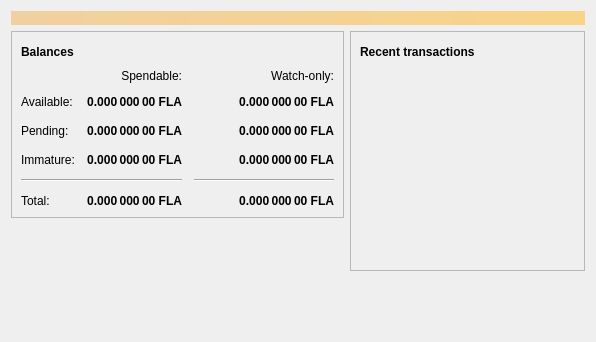
<?xml version="1.0" encoding="UTF-8"?>
<ui version="4.0">
 <class>OverviewPage</class>
 <widget class="QWidget" name="OverviewPage">
  <property name="geometry">
   <rect>
    <x>0</x>
    <y>0</y>
    <width>596</width>
    <height>342</height>
   </rect>
  </property>
  <property name="windowTitle">
   <string>Form</string>
  </property>
  <layout class="QVBoxLayout" name="topLayout">
   <item>
    <widget class="QLabel" name="labelAlerts">
     <property name="visible">
      <bool>false</bool>
     </property>
     <property name="styleSheet">
      <string notr="true">QLabel { background-color: qlineargradient(x1: 0, y1: 0, x2: 1, y2: 0, stop:0 #F0D0A0, stop:1 #F8D488); color:#000000; }</string>
     </property>
     <property name="wordWrap">
      <bool>true</bool>
     </property>
     <property name="margin">
      <number>3</number>
     </property>
     <property name="textInteractionFlags">
      <set>Qt::TextSelectableByMouse</set>
     </property>
    </widget>
   </item>
   <item>
    <layout class="QHBoxLayout" name="horizontalLayout" stretch="1,1">
     <item>
      <layout class="QVBoxLayout" name="verticalLayout_2">
       <item>
        <widget class="QFrame" name="frame">
         <property name="frameShape">
          <enum>QFrame::StyledPanel</enum>
         </property>
         <property name="frameShadow">
          <enum>QFrame::Raised</enum>
         </property>
         <layout class="QVBoxLayout" name="verticalLayout_4">
          <item>
           <layout class="QHBoxLayout" name="horizontalLayout_4">
            <item>
             <widget class="QLabel" name="label_5">
              <property name="font">
               <font>
                <weight>75</weight>
                <bold>true</bold>
               </font>
              </property>
              <property name="text">
               <string>Balances</string>
              </property>
             </widget>
            </item>
            <item>
             <widget class="QPushButton" name="labelWalletStatus">
              <property name="enabled">
               <bool>true</bool>
              </property>
              <property name="maximumSize">
               <size>
                <width>30</width>
                <height>16777215</height>
               </size>
              </property>
              <property name="toolTip">
               <string>The displayed information may be out of date. Your wallet automatically synchronizes with the FlaCoin network after a connection is established, but this process has not completed yet.</string>
              </property>
              <property name="text">
               <string/>
              </property>
              <property name="icon">
               <iconset resource="../bitcoin.qrc">
                <normaloff>:/icons/warning</normaloff>
                <disabledoff>:/icons/warning</disabledoff>:/icons/warning</iconset>
              </property>
              <property name="iconSize">
               <size>
                <width>24</width>
                <height>24</height>
               </size>
              </property>
              <property name="flat">
               <bool>true</bool>
              </property>
             </widget>
            </item>
            <item>
             <spacer name="horizontalSpacer_3">
              <property name="orientation">
               <enum>Qt::Horizontal</enum>
              </property>
              <property name="sizeHint" stdset="0">
               <size>
                <width>40</width>
                <height>20</height>
               </size>
              </property>
             </spacer>
            </item>
           </layout>
          </item>
          <item>
           <layout class="QGridLayout" name="gridLayout">
            <property name="spacing">
             <number>12</number>
            </property>
            <item row="2" column="2">
             <widget class="QLabel" name="labelWatchPending">
              <property name="font">
               <font>
                <weight>75</weight>
                <bold>true</bold>
               </font>
              </property>
              <property name="cursor">
               <cursorShape>IBeamCursor</cursorShape>
              </property>
              <property name="toolTip">
               <string>Unconfirmed transactions to watch-only addresses</string>
              </property>
              <property name="text">
               <string notr="true">0.000 000 00 FLA</string>
              </property>
              <property name="alignment">
               <set>Qt::AlignRight|Qt::AlignTrailing|Qt::AlignVCenter</set>
              </property>
              <property name="textInteractionFlags">
               <set>Qt::LinksAccessibleByMouse|Qt::TextSelectableByKeyboard|Qt::TextSelectableByMouse</set>
              </property>
             </widget>
            </item>
            <item row="2" column="1">
             <widget class="QLabel" name="labelUnconfirmed">
              <property name="font">
               <font>
                <weight>75</weight>
                <bold>true</bold>
               </font>
              </property>
              <property name="cursor">
               <cursorShape>IBeamCursor</cursorShape>
              </property>
              <property name="toolTip">
               <string>Total of transactions that have yet to be confirmed, and do not yet count toward the spendable balance</string>
              </property>
              <property name="text">
               <string notr="true">0.000 000 00 FLA</string>
              </property>
              <property name="alignment">
               <set>Qt::AlignRight|Qt::AlignTrailing|Qt::AlignVCenter</set>
              </property>
              <property name="textInteractionFlags">
               <set>Qt::LinksAccessibleByMouse|Qt::TextSelectableByKeyboard|Qt::TextSelectableByMouse</set>
              </property>
             </widget>
            </item>
            <item row="3" column="2">
             <widget class="QLabel" name="labelWatchImmature">
              <property name="font">
               <font>
                <weight>75</weight>
                <bold>true</bold>
               </font>
              </property>
              <property name="cursor">
               <cursorShape>IBeamCursor</cursorShape>
              </property>
              <property name="toolTip">
               <string>Mined balance in watch-only addresses that has not yet matured</string>
              </property>
              <property name="text">
               <string notr="true">0.000 000 00 FLA</string>
              </property>
              <property name="alignment">
               <set>Qt::AlignRight|Qt::AlignTrailing|Qt::AlignVCenter</set>
              </property>
              <property name="textInteractionFlags">
               <set>Qt::LinksAccessibleByMouse|Qt::TextSelectableByKeyboard|Qt::TextSelectableByMouse</set>
              </property>
             </widget>
            </item>
            <item row="4" column="0" colspan="2">
             <widget class="Line" name="line">
              <property name="orientation">
               <enum>Qt::Horizontal</enum>
              </property>
             </widget>
            </item>
            <item row="4" column="2">
             <widget class="Line" name="lineWatchBalance">
              <property name="sizePolicy">
               <sizepolicy hsizetype="Preferred" vsizetype="Fixed">
                <horstretch>0</horstretch>
                <verstretch>0</verstretch>
               </sizepolicy>
              </property>
              <property name="minimumSize">
               <size>
                <width>140</width>
                <height>0</height>
               </size>
              </property>
              <property name="orientation">
               <enum>Qt::Horizontal</enum>
              </property>
             </widget>
            </item>
            <item row="5" column="0">
             <widget class="QLabel" name="labelTotalText">
              <property name="text">
               <string>Total:</string>
              </property>
             </widget>
            </item>
            <item row="3" column="1">
             <widget class="QLabel" name="labelImmature">
              <property name="font">
               <font>
                <weight>75</weight>
                <bold>true</bold>
               </font>
              </property>
              <property name="cursor">
               <cursorShape>IBeamCursor</cursorShape>
              </property>
              <property name="toolTip">
               <string>Mined balance that has not yet matured</string>
              </property>
              <property name="text">
               <string notr="true">0.000 000 00 FLA</string>
              </property>
              <property name="alignment">
               <set>Qt::AlignRight|Qt::AlignTrailing|Qt::AlignVCenter</set>
              </property>
              <property name="textInteractionFlags">
               <set>Qt::LinksAccessibleByMouse|Qt::TextSelectableByKeyboard|Qt::TextSelectableByMouse</set>
              </property>
             </widget>
            </item>
            <item row="2" column="3">
             <spacer name="horizontalSpacer_2">
              <property name="orientation">
               <enum>Qt::Horizontal</enum>
              </property>
              <property name="sizeHint" stdset="0">
               <size>
                <width>40</width>
                <height>20</height>
               </size>
              </property>
             </spacer>
            </item>
            <item row="3" column="0">
             <widget class="QLabel" name="labelImmatureText">
              <property name="text">
               <string>Immature:</string>
              </property>
             </widget>
            </item>
            <item row="5" column="1">
             <widget class="QLabel" name="labelTotal">
              <property name="font">
               <font>
                <weight>75</weight>
                <bold>true</bold>
               </font>
              </property>
              <property name="cursor">
               <cursorShape>IBeamCursor</cursorShape>
              </property>
              <property name="toolTip">
               <string>Your current total balance</string>
              </property>
              <property name="text">
               <string notr="true">0.000 000 00 FLA</string>
              </property>
              <property name="alignment">
               <set>Qt::AlignRight|Qt::AlignTrailing|Qt::AlignVCenter</set>
              </property>
              <property name="textInteractionFlags">
               <set>Qt::LinksAccessibleByMouse|Qt::TextSelectableByKeyboard|Qt::TextSelectableByMouse</set>
              </property>
             </widget>
            </item>
            <item row="5" column="2">
             <widget class="QLabel" name="labelWatchTotal">
              <property name="font">
               <font>
                <weight>75</weight>
                <bold>true</bold>
               </font>
              </property>
              <property name="cursor">
               <cursorShape>IBeamCursor</cursorShape>
              </property>
              <property name="toolTip">
               <string>Current total balance in watch-only addresses</string>
              </property>
              <property name="text">
               <string notr="true">0.000 000 00 FLA</string>
              </property>
              <property name="alignment">
               <set>Qt::AlignRight|Qt::AlignTrailing|Qt::AlignVCenter</set>
              </property>
              <property name="textInteractionFlags">
               <set>Qt::LinksAccessibleByMouse|Qt::TextSelectableByKeyboard|Qt::TextSelectableByMouse</set>
              </property>
             </widget>
            </item>
            <item row="0" column="2">
             <widget class="QLabel" name="labelWatchonly">
              <property name="text">
               <string>Watch-only:</string>
              </property>
              <property name="alignment">
               <set>Qt::AlignRight|Qt::AlignTrailing|Qt::AlignVCenter</set>
              </property>
             </widget>
            </item>
            <item row="1" column="0">
             <widget class="QLabel" name="labelBalanceText">
              <property name="text">
               <string>Available:</string>
              </property>
             </widget>
            </item>
            <item row="1" column="1">
             <widget class="QLabel" name="labelBalance">
              <property name="font">
               <font>
                <weight>75</weight>
                <bold>true</bold>
               </font>
              </property>
              <property name="cursor">
               <cursorShape>IBeamCursor</cursorShape>
              </property>
              <property name="toolTip">
               <string>Your current spendable balance</string>
              </property>
              <property name="text">
               <string notr="true">0.000 000 00 FLA</string>
              </property>
              <property name="alignment">
               <set>Qt::AlignRight|Qt::AlignTrailing|Qt::AlignVCenter</set>
              </property>
              <property name="textInteractionFlags">
               <set>Qt::LinksAccessibleByMouse|Qt::TextSelectableByKeyboard|Qt::TextSelectableByMouse</set>
              </property>
             </widget>
            </item>
            <item row="1" column="2">
             <widget class="QLabel" name="labelWatchAvailable">
              <property name="font">
               <font>
                <weight>75</weight>
                <bold>true</bold>
               </font>
              </property>
              <property name="cursor">
               <cursorShape>IBeamCursor</cursorShape>
              </property>
              <property name="toolTip">
               <string>Your current balance in watch-only addresses</string>
              </property>
              <property name="text">
               <string notr="true">0.000 000 00 FLA</string>
              </property>
              <property name="alignment">
               <set>Qt::AlignRight|Qt::AlignTrailing|Qt::AlignVCenter</set>
              </property>
              <property name="textInteractionFlags">
               <set>Qt::LinksAccessibleByMouse|Qt::TextSelectableByKeyboard|Qt::TextSelectableByMouse</set>
              </property>
             </widget>
            </item>
            <item row="2" column="0">
             <widget class="QLabel" name="labelPendingText">
              <property name="text">
               <string>Pending:</string>
              </property>
             </widget>
            </item>
            <item row="0" column="1">
             <widget class="QLabel" name="labelSpendable">
              <property name="text">
               <string>Spendable:</string>
              </property>
              <property name="alignment">
               <set>Qt::AlignRight|Qt::AlignTrailing|Qt::AlignVCenter</set>
              </property>
             </widget>
            </item>
           </layout>
          </item>
         </layout>
        </widget>
       </item>
       <item>
        <spacer name="verticalSpacer">
         <property name="orientation">
          <enum>Qt::Vertical</enum>
         </property>
         <property name="sizeHint" stdset="0">
          <size>
           <width>20</width>
           <height>40</height>
          </size>
         </property>
        </spacer>
       </item>
      </layout>
     </item>
     <item>
      <layout class="QVBoxLayout" name="verticalLayout_3">
       <item>
        <widget class="QFrame" name="frame_2">
         <property name="frameShape">
          <enum>QFrame::StyledPanel</enum>
         </property>
         <property name="frameShadow">
          <enum>QFrame::Raised</enum>
         </property>
         <layout class="QVBoxLayout" name="verticalLayout">
          <item>
           <layout class="QHBoxLayout" name="horizontalLayout_2">
            <item>
             <widget class="QLabel" name="label_4">
              <property name="font">
               <font>
                <weight>75</weight>
                <bold>true</bold>
               </font>
              </property>
              <property name="text">
               <string>Recent transactions</string>
              </property>
             </widget>
            </item>
            <item>
             <widget class="QPushButton" name="labelTransactionsStatus">
              <property name="enabled">
               <bool>true</bool>
              </property>
              <property name="maximumSize">
               <size>
                <width>30</width>
                <height>16777215</height>
               </size>
              </property>
              <property name="toolTip">
               <string>The displayed information may be out of date. Your wallet automatically synchronizes with the FlaCoin network after a connection is established, but this process has not completed yet.</string>
              </property>
              <property name="text">
               <string/>
              </property>
              <property name="icon">
               <iconset resource="../bitcoin.qrc">
                <normaloff>:/icons/warning</normaloff>
                <disabledoff>:/icons/warning</disabledoff>:/icons/warning</iconset>
              </property>
              <property name="iconSize">
               <size>
                <width>24</width>
                <height>24</height>
               </size>
              </property>
              <property name="flat">
               <bool>true</bool>
              </property>
             </widget>
            </item>
            <item>
             <spacer name="horizontalSpacer">
              <property name="orientation">
               <enum>Qt::Horizontal</enum>
              </property>
              <property name="sizeHint" stdset="0">
               <size>
                <width>40</width>
                <height>20</height>
               </size>
              </property>
             </spacer>
            </item>
           </layout>
          </item>
          <item>
           <widget class="QListView" name="listTransactions">
            <property name="styleSheet">
             <string notr="true">QListView { background: transparent; }</string>
            </property>
            <property name="frameShape">
             <enum>QFrame::NoFrame</enum>
            </property>
            <property name="verticalScrollBarPolicy">
             <enum>Qt::ScrollBarAlwaysOff</enum>
            </property>
            <property name="horizontalScrollBarPolicy">
             <enum>Qt::ScrollBarAlwaysOff</enum>
            </property>
            <property name="selectionMode">
             <enum>QAbstractItemView::NoSelection</enum>
            </property>
           </widget>
          </item>
         </layout>
        </widget>
       </item>
       <item>
        <spacer name="verticalSpacer_2">
         <property name="orientation">
          <enum>Qt::Vertical</enum>
         </property>
         <property name="sizeHint" stdset="0">
          <size>
           <width>20</width>
           <height>40</height>
          </size>
         </property>
        </spacer>
       </item>
      </layout>
     </item>
    </layout>
   </item>
  </layout>
 </widget>
 <resources/>
 <connections/>
</ui>
